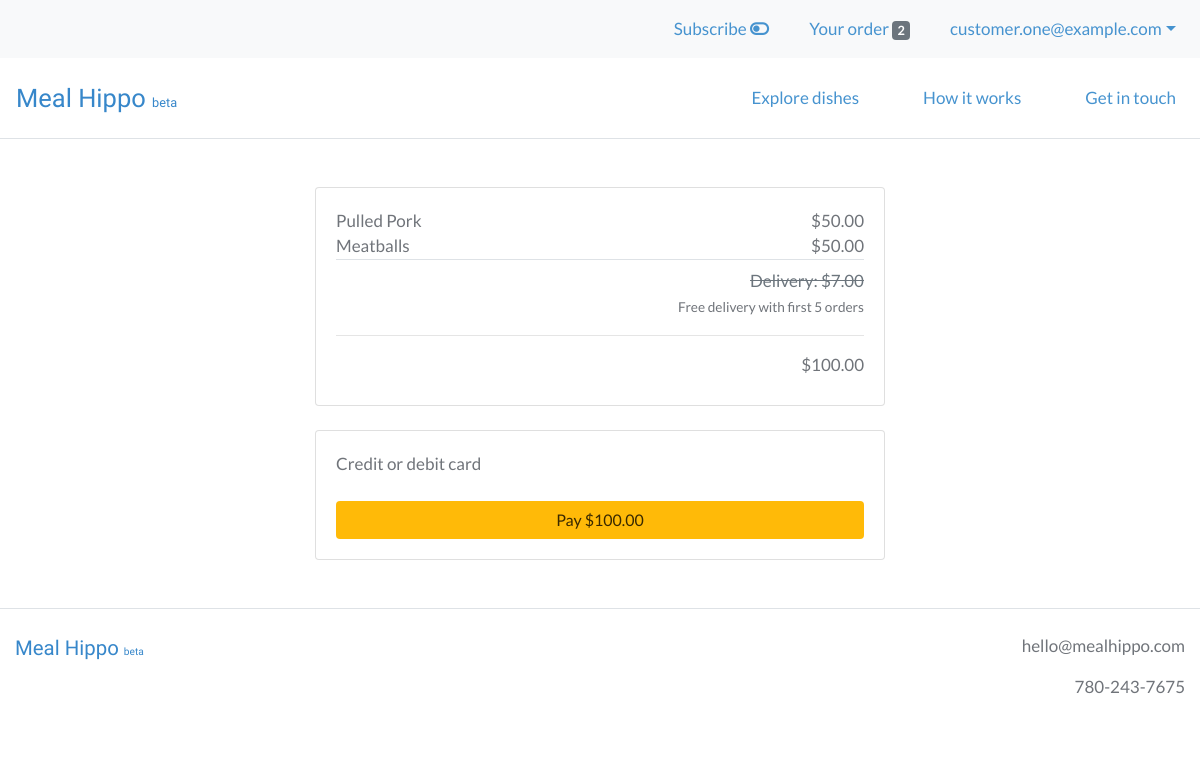
Page /order/payment (signed in) on the committed database.
### users/models.py (models this page shows, shortened)
class CustomUser(AbstractBaseUser):
    email = models.EmailField(unique=True)
    is_active = models.BooleanField(default=True)
    is_admin = models.BooleanField(default=False)
    objects = CustomUserManager()
    USERNAME_FIELD = 'email'
    REQUIRED_FIELDS = []

### webplatform/models.py (models this page shows, shortened)
class Order(models.Model):
    user = models.ForeignKey(settings.AUTH_USER_MODEL, on_delete=models.CASCADE)
    items = models.ManyToManyField(OrderItem)
    delivery_date = models.DateField(null=True)
    delivery_time = models.TimeField(null=True)
    is_completed = models.BooleanField(default=False)
    payment = models.ForeignKey(Payment, on_delete=models.SET_NULL, blank=True, null=True)
    created_at = models.DateTimeField(auto_now_add=True)
    modified_at = models.DateTimeField(auto_now=True)
    def get_total_order_price(self):
        total_order_price = 0
        for item in self.items.all():
            total_order_price += item.get_total_item_price()
        return total_order_price

class OrderItem(models.Model):
    user = models.ForeignKey(settings.AUTH_USER_MODEL, on_delete=models.CASCADE)
    item = models.ForeignKey(Item, on_delete=models.CASCADE)
    quantity = models.IntegerField(default=1)
    is_completed = models.BooleanField(default=False)
    def get_total_item_price(self):
        return self.quantity * self.item.price

class Item(models.Model):
    supplier = models.ForeignKey(Supplier, on_delete=models.CASCADE)
    name = models.CharField(max_length=100)
    description = models.TextField()
    price = models.FloatField()
    minimum_portions = models.IntegerField(blank=True, null=True)
    portion_increment = models.IntegerField(blank=True, null=True)
    minimum_lead_time = models.IntegerField(blank=True, null=True)
    calories = models.IntegerField(blank=True, null=True)
    protein = models.FloatField(blank=True, null=True)
    fat = models.FloatField(blank=True, null=True)
    carbs = models.FloatField(blank=True, null=True)
    is_active = models.BooleanField()
    created_at = models.DateTimeField(auto_now_add=True)
    modified_at = models.DateTimeField(auto_now=True)

### webplatform/views.py (the view, shortened to what this page needs)
# urls.py: path('order/payment', views.OrderPaymentView.as_view(), name='order_payment_view'),
class OrderPaymentView(IsSubscribedMixin, LoginRequiredMixin, View):
    def get(self, *args, **kwargs):
        order = models.Order.objects.get(user=self.request.user, is_completed=False)
        order_items = order.items.all()
        context = {
            'order': order,
            'order_items': order_items,
            'stripe_pk': settings.STRIPE_API_PUBLISHABLE_KEY,
        }
        return render(self.request, 'webplatform/order_payment_view.html', context)

### webplatform/templatetags/cart_templatetags.py (called while the page is built)
@register.filter
def cart_item_count(user):
    if user.is_authenticated:
        queryset = models.Order.objects.filter(user=user, is_completed=False)
        if queryset.exists():
            return queryset[0].items.count()
    return 0

### webplatform/templates/webplatform/order_payment_view.html (shortened to what this page needs)
{% extends 'base.html' %}
{% load static %}
{% load crispy_forms_tags %}
{% load humanize %}
{% block content %}
<div class="container-fluid my-5">
  <div class="row">
    <div class="col-lg-6 offset-lg-3 col-md-8 offset-md-2 col-12">
      <div class="card">
        <div class="card-body">
          <div class="container">
            {% for order_item in order_items %}
              <div class="row">
                <div class="col text-left px-0">
                  {{ order_item.item.name }}
                </div>
                <div class="col text-right px-0">
                  ${{ order_item.get_total_item_price|floatformat:2|intcomma }}
                </div>
              </div>
            {% endfor %}
          </div>
          <div class="container">
            <div class="row border-top py-2">
              <div class="col text-right px-0">
								<s class="text-secondary">Delivery: $7.00</s>
                <p><small>Free delivery with first 5 orders</small></p>
                <hr>
                ${{ order.get_total_order_price|floatformat:2|intcomma }}
              </div>
            </div>
          </div>
        </div>
      </div>
      <div class="card mt-4">
        <div class="card-body">
          <form action="" method="post" id="payment-form">
            <div class="mb-3">
            	<label for="card-element">
            		Credit or debit card
            	</label>
            </div>
            <button class="btn btn-attention btn-block">Pay ${{ order.get_total_order_price|floatformat:2|intcomma }}</button>
          </form>
        </div>
      </div>
    </div>
  </div>
</div>
{% endblock %}

### templates/base.html (shortened to what this page needs)
{% load static %}
{% load cart_templatetags %}
<!DOCTYPE html>
<html lang="en" dir="ltr">
  <head>
    <link rel="stylesheet" href="https://stackpath.bootstrapcdn.com/bootstrap/4.4.1/css/bootstrap.min.css">
    <link rel="stylesheet" type="text/css" href="{% static 'style.css' %}">
  </head>
  <body>
    {% if user.is_authenticated %}
        <nav class="navbar navbar-expand-md navbar-light user-nav bg-light">
            <ul class="navbar-nav ml-md-auto mx-md-0 mx-auto text-md-left text-center">
              <li class="nav-item mr-4">
                <a class="nav-link" href="{% url 'webplatform:subscribe_toggle' request.path %}">{% if is_subscribed %}Subscribed <i class="fas fa-toggle-on"></i>{% else %}<span data-toggle="tooltip" data-placement="bottom" title="Save 5% on all orders">Subscribe <i class="fas fa-toggle-off"></i></span>{% endif %}</a>
              <li class="nav-item mr-4">
                <a class="nav-link" href="{% url 'webplatform:order_items_view' %}">
                  Your order <span class="badge badge-secondary">{{ request.user|cart_item_count }}</span>
                </a>
              </li>
              <li class="nav-item dropdown">
                <a class="nav-link dropdown-toggle" data-toggle="dropdown" href="#" role="button" aria-haspopup="true" aria-expanded="false">{{ request.user.email }}</a>
              </li>
            </ul>
        </nav>
    {% endif %}
    <nav class="navbar navbar-expand-md navbar-light py-3 border-bottom">
      <a class="navbar-brand" href="{% url 'webplatform:home_view' %}">Meal&nbsp;Hippo <small style="font-size: 0.5em;">beta</small></a>
      <div class="collapse navbar-collapse" id="navbarText">
        <ul class="navbar-nav ml-auto">
          <li class="nav-item mr-5">
            <a class="nav-link" href="{% url 'webplatform:order_items_view' %}">Explore dishes</a>
          </li>
          <li class="nav-item mr-5">
            <a class="nav-link" href="{% url 'webplatform:support_view' %}">How it works</a>
          </li>
          <li class="nav-item">
            <a class="nav-link" href="{% url 'webplatform:contact_view' %}">Get in touch</a>
          </li>
        </ul>
      </div>
    </nav>
    {% block content %}
    {% endblock %}
    <footer>
      <div class="container-fluid text-center py-4 mb-5 border-top">
        <div class="row">
          <div class="col-sm text-sm-left mb-4">
            <span class="logo">
              <a href="{% url 'webplatform:home_view' %}">Meal&nbsp;Hippo <small style="font-size: 0.5em;">beta</small></a>
            </span>
          </div>
          <div class="col-sm text-sm-right">
            <p>hello@mealhippo.com</p>
            <p>780-243-7675</p>
          </div>
        </div>
      </div>
    </footer>
  </body>
</html>

### static/style.css (style rules this page uses)
:root { --heading: #2D3142; --sub_heading: #414655; --text: #70747A; --logo: #3787CA; --button_dark: #3787CA; --button_light: #4693CF; --link_dark: #3787CA; --link_light: #60A9D9; --nav_dark: #4693CF; --nav_light: #60A9D9; --attention_dark: #FFBA08; --attention_light: #FFC518; --attention_text: #392900; }
body { color: var(--text); font-family: 'Lato', sans-serif; font-size: 17px; }
a, .btn-link { color: var(--link_dark); }
.navbar-light .navbar-brand, .logo a { color: var(--logo); font-size: 1.5em; font-family: 'Varela Round', "Arial Rounded MT Bold", "Helvetica Rounded", sans-serif; }
.logo a { font-size: 1.2em; }
.navbar-nav .nav-item a.nav-link { color: var(--nav_dark); }
.btn { padding-left: 25px; padding-right: 25px; }
.btn-attention { background: var(--attention_dark); color: var(--attention_text); }

### rows in the picture
CustomUser: user|cart_item_count "2", user.email "customer.one@example.com"
OrderItem: item.name "Pulled Pork", get_total_item_price "50.00"
OrderItem: item.name "Meatballs", get_total_item_price "50.00"
Order: get_total_order_price "100.00"
